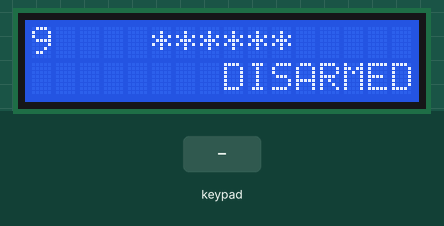
Simulated run of this sketch. Board: Arduino Nano, built with avr-gcc and run on an emulated ATmega328P. Shown: 16×2 character LCD. Inputs (shaded band) come from the test bench. Random numbers use the default seed unless the sketch sets one; what the sketch prints to the serial monitor is not drawn.

Above: at 1.2 s.
1.3 s: keypad keys 9 8 7 6 pressed 0.4 s apart
At 1.54 s:
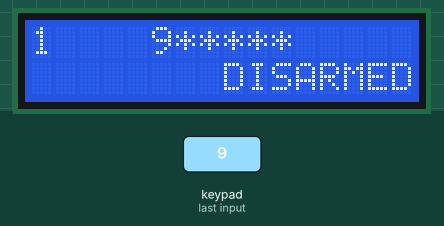
4.4 s: key '0' pressed
At 5.6 s:
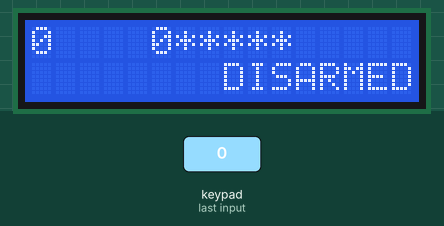
5.9 s: key '0' pressed
At 6.8 s:
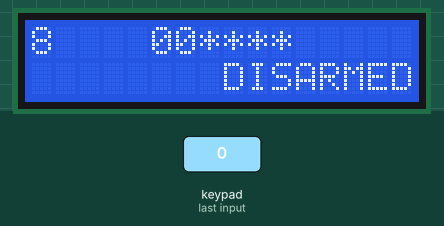
7.4 s: key '8' pressed
At 7.9 s:
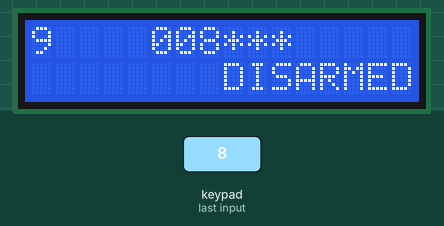
8.9 s: keypad keys 9 8 7 6 # pressed 0.4 s apart
At 9.14 s:
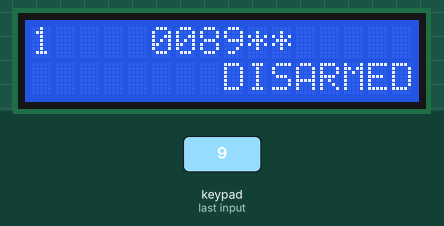
12.4 s: keypad keys * * * * * * * * pressed 0.4 s apart
At 15.9 s:
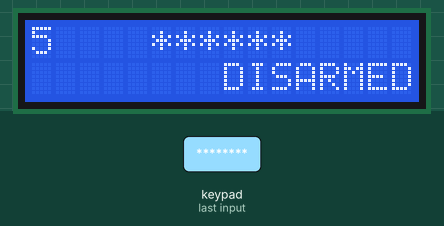
Timing chart, 0 to 17.4 s (numbered marks = the images above; inputs shaded):
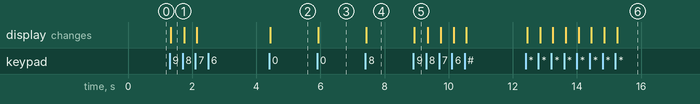

The sketch:

CSGO_Bomb.ino
```cpp
/* TODO:
    - convert TON to class
    - convert ONS to class
	- create countdown class for bomb timer
//	- figure out how to use the lcd (demo)
//	- figure out the keypad
//	- create a demo where stars are replaced by the number you press
	- create an asynchronous tone system
//	- import lcd code from demo and make updates asynchronous
//	- add next number to top left corner
	- add a countdown display when armed in bottom left corner
	- create a settings page accessible when disarmed to set custom defuse time
	- run the buzzer on an interrupt
*/

#include <Keypad.h>
#include <Wire.h>
#include <LiquidCrystal_I2C.h>

LiquidCrystal_I2C lcd(0x27,16,2); // set the LCD address to 0x27 for a 16 chars and 2 line display

const byte ROWS = 4; //four rows
const byte COLS = 4; //four columns
char keys[ROWS][COLS] =
{
	{'1','2','3','A'},
	{'4','5','6','B'},
	{'7','8','9','C'},
	{'*','0','#','D'}
} ;
byte rowPins[ROWS] = {5, 4, 3, 2}; //connect to the row pinouts of the keypad
byte colPins[COLS] = {9, 8, 7, 6}; //connect to the column pinouts of the keypad

Keypad keypad = Keypad( makeKeymap(keys), rowPins, colPins, ROWS, COLS );


// function call memory bits available
boolean oneShotBits[8];			// oneshot bits available for use for oneshot or toggle calls
// BITS 32-63 ARE FOR FAULTS ONLY!!

uint8_t ONSTracker;
uint8_t timerTracker;

boolean timerInSession[8];		// for speed, so we only update timer timers when needed
boolean timerMemory[sizeof(timerInSession)];			// make function calls smaller by remembering previous output state
unsigned long timerTimers[sizeof(timerInSession)];		// debounce timers available for use


// STATUS BITS
boolean armed = 0;
int nextInput = rand() % 10;


void setup()
{

	Serial.begin(9600);

	Serial.print("Initializing LCD...");
	lcd.init(); //initialize the lcd
	lcd.backlight(); //open the backlight
	Serial.print("Done.\n");

	resetDisplay(); // initial reset of display
	updateNextInput(); // queue next keypad input

}

void loop()
{

	ONSTracker = 0;
	timerTracker = 0;

	if (oneShot(FlasherBit(20), ONSTracker++)) updateDisplay();	// check for keypress and update machine status every 20ms

}


// SUBROUTINES


void updateDisplay()
{
	char key = keypad.getKey();
	static int i = 0;
	if (key != NO_KEY)
	{
		if (key-48 == nextInput)	// 48 decimal is ascii 0, so necessary for char to int comparison
		{
			Serial.println(key);
			lcd.setCursor(i+4+!armed, 0);	// 4 if armed, 5 if disarmed
			lcd.print(key);
			i++;
		}
	else
	{
		Serial.println(String(key) + " was inputted, looking for " + String(nextInput) + "... Resetting.");
		resetDisplay();
		i = 0;
	}
		if ((!armed && i == 6) || (armed && i == 8))
		{
			armed = !armed;
			i = 0;
			resetDisplay();
			// ZZZZZ ADD REQUEST FOR ARMED BEEP HERE IN FINAL
		}
		updateNextInput();	// queue next keypad input
	}
}

void resetDisplay()
{
	if (!armed)
	{
		Serial.println("DISARMED");

		// reset number inputs
		lcd.setCursor(4,0);
		lcd.print(" ****** ");
		// set armed/disarmed
		lcd.setCursor(8,1);
		lcd.print("DISARMED");
		// clear timer space
		lcd.setCursor(0,1);
		lcd.print("     ");
	}
	else
	{
		Serial.println("ARMED");

		// reset number input
		lcd.setCursor(4,0);
		lcd.print("********");
		// set armed display
		lcd.setCursor(8,1);
		lcd.print("   ARMED");
	}
}

void updateNextInput()
{
	nextInput = rand() % 10;
	lcd.setCursor(0,0);
	lcd.print(nextInput);
}


// FUNCTION CALLS
boolean FlasherBit(float hz)
{
	int T = round(1000.0 / hz);
	if ( millis() % T >= T/2 ) return 1;
	else return 0;
}

boolean oneShot(boolean precond, uint8_t OSR)
{
	// use global memory to keep track of oneshot bits
	if (precond == 1 && oneShotBits[OSR] == 0)
	{
		oneShotBits[OSR] = 1;
		return 1;
	}
	else if (precond == 0 && oneShotBits[OSR] == 1)
	{
		oneShotBits[OSR] = 0;
		return 0;
	}
	else return 0;
}

boolean toggleState(boolean precond, boolean toggled, uint8_t OSR)
{
	if (oneShot(precond, OSR)) toggled = !toggled;
	return toggled;
}

float voltsFromAnalogIn (int input)
{
	float output = ((float)input * 5.0) / 1024.0;
	return output;
}

int voltsToAnalogIn (float input)
{
	int output = (int)((input * 1024.0) / 5.0);
	return output;
}

int voltsToAnalogOut(float input)
{
	int output = (input * 255.0 / 5.0);
	return output;
}

boolean TON(boolean input, int preset, int timerNumber)
{
	if (input && !timerInSession[timerNumber]) timerTimers[timerNumber] = millis();
	else if (input && timerMemory[timerNumber]) return 1;
	else if (input && millis() - timerTimers[timerNumber] >= preset)
	{
		timerMemory[timerNumber] = 1;
		return 1;
	}
	else;
	timerMemory[timerNumber] = 0;
	timerInSession[timerNumber] = input;
	return 0;
}

boolean limit(float input, float lower, float upper)
{
	if (input < lower) return 0;
	else if (input > upper) return 0;
	else return 1;
}

String secondsToClock(int input)
{
	int seconds, minutes, hours;

	seconds = input % 60;
	minutes = (input / 60) % 60;
	hours = input / 3600;

	char outputBuffer[14];
	sprintf(outputBuffer,"%02u:%02u:%02u",hours,minutes,seconds);

	return String(outputBuffer);
}
```

Measured:
- after the input at 1.3 s, the display: changes at once (image 1)
- after the input at 4.4 s, the display: changes at once (image 2)
- after the input at 5.9 s, the display: changes at once (image 3)
- after the input at 7.4 s, the display: changes at once (image 4)
- after the input at 8.9 s, the display: changes at once (image 5)
- after the input at 12.4 s, the display: first changes after 0.05 s (image 6 shows a later state)
